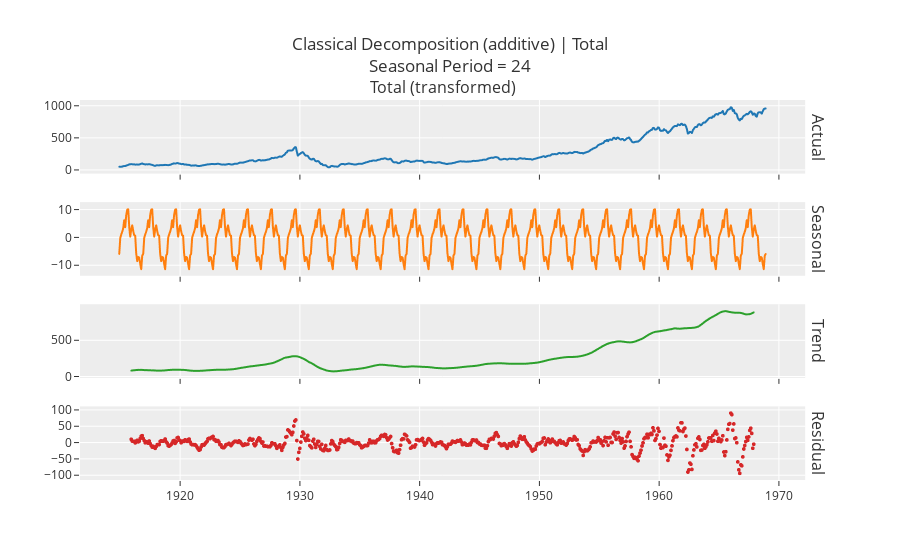

The notebook cell this image was saved under:
### Code cell
plot_model(plot='decomp', data_kwargs={'sesonal_period':24})

### Figure 1 — Plotly figure (JSON) as saved in the notebook; plotly's stock layout.template omitted (floating-point values rounded to 4 significant figures; data arrays with more than 128 entries replaced by an {"elided": "..."} marker saying what was removed)
{"data": [{"line": {"color": "rgb(31, 119, 180)", "width": 2}, "marker": {"size": 2}, "mode": "lines+markers", "name": "Actual", "type": "scattergl", "x": {"elided": "649 str values"}, "xaxis": "x", "y": {"elided": "649 float values"}, "yaxis": "y"}, {"line": {"color": "rgb(255, 127, 14)", "width": 2}, "marker": {"size": 2}, "mode": "lines+markers", "name": "Seasonal", "type": "scattergl", "x": {"elided": "649 str values"}, "xaxis": "x2", "y": {"elided": "649 float values"}, "yaxis": "y2"}, {"line": {"color": "rgb(44, 160, 44)", "width": 2}, "marker": {"size": 2}, "mode": "lines+markers", "name": "Trend", "type": "scattergl", "x": {"elided": "649 str values"}, "xaxis": "x3", "y": {"elided": "649 float values"}, "yaxis": "y3"}, {"line": {"color": "rgb(214, 39, 40)", "width": 2}, "marker": {"size": 4}, "mode": "markers", "name": "Residuals", "type": "scattergl", "x": {"elided": "649 str values"}, "xaxis": "x4", "y": {"elided": "649 float values"}, "yaxis": "y4"}], "layout": {"annotations": [{"font": {"size": 16}, "showarrow": false, "text": "Total (transformed)", "x": 0.49, "xanchor": "center", "xref": "paper", "y": 1, "yanchor": "bottom", "yref": "paper"}, {"font": {"size": 16}, "showarrow": false, "text": "Actual", "textangle": 90, "x": 0.98, "xanchor": "left", "xref": "paper", "y": 0.9031, "yanchor": "middle", "yref": "paper"}, {"font": {"size": 16}, "showarrow": false, "text": "Seasonal", "textangle": 90, "x": 0.98, "xanchor": "left", "xref": "paper", "y": 0.6344, "yanchor": "middle", "yref": "paper"}, {"font": {"size": 16}, "showarrow": false, "text": "Trend", "textangle": 90, "x": 0.98, "xanchor": "left", "xref": "paper", "y": 0.3656, "yanchor": "middle", "yref": "paper"}, {"font": {"size": 16}, "showarrow": false, "text": "Residual", "textangle": 90, "x": 0.98, "xanchor": "left", "xref": "paper", "y": 0.09688, "yanchor": "middle", "yref": "paper"}], "showlegend": false, "title": {"text": "Classical Decomposition (additive) | Total<br>Seasonal Period = 24"}, "xaxis": {"anchor": "y", "domain": [0, 0.98], "matches": "x4", "showticklabels": false}, "xaxis2": {"anchor": "y2", "domain": [0, 0.98], "matches": "x4", "showticklabels": false}, "xaxis3": {"anchor": "y3", "domain": [0, 0.98], "matches": "x4", "showticklabels": false}, "xaxis4": {"anchor": "y4", "domain": [0, 0.98]}, "yaxis": {"anchor": "x", "domain": [0.8063, 1]}, "yaxis2": {"anchor": "x2", "domain": [0.5375, 0.7312]}, "yaxis3": {"anchor": "x3", "domain": [0.2687, 0.4625]}, "yaxis4": {"anchor": "x4", "domain": [0, 0.1938]}}}
